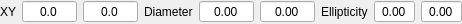
<?xml version="1.0" encoding="UTF-8"?>
<ui version="4.0">
 <class>distorted_donut_selector</class>
 <widget class="QWidget" name="distorted_donut_selector">
  <property name="geometry">
   <rect>
    <x>0</x>
    <y>0</y>
    <width>456</width>
    <height>24</height>
   </rect>
  </property>
  <property name="windowTitle">
   <string>Form</string>
  </property>
  <layout class="QHBoxLayout" name="horizontalLayout">
   <property name="leftMargin">
    <number>0</number>
   </property>
   <property name="topMargin">
    <number>0</number>
   </property>
   <property name="rightMargin">
    <number>0</number>
   </property>
   <property name="bottomMargin">
    <number>0</number>
   </property>
   <item>
    <widget class="QLabel" name="label">
     <property name="text">
      <string>XY</string>
     </property>
    </widget>
   </item>
   <item>
    <widget class="QDoubleSpinBox" name="x_center">
     <property name="alignment">
      <set>Qt::AlignCenter</set>
     </property>
     <property name="buttonSymbols">
      <enum>QAbstractSpinBox::NoButtons</enum>
     </property>
     <property name="decimals">
      <number>1</number>
     </property>
     <property name="maximum">
      <double>10000.000000000000000</double>
     </property>
     <property name="singleStep">
      <double>0.500000000000000</double>
     </property>
    </widget>
   </item>
   <item>
    <widget class="QDoubleSpinBox" name="y_center">
     <property name="alignment">
      <set>Qt::AlignCenter</set>
     </property>
     <property name="buttonSymbols">
      <enum>QAbstractSpinBox::NoButtons</enum>
     </property>
     <property name="decimals">
      <number>1</number>
     </property>
     <property name="maximum">
      <double>10000.000000000000000</double>
     </property>
     <property name="singleStep">
      <double>0.500000000000000</double>
     </property>
    </widget>
   </item>
   <item>
    <widget class="QLabel" name="label_2">
     <property name="text">
      <string>Diameter</string>
     </property>
    </widget>
   </item>
   <item>
    <widget class="QDoubleSpinBox" name="inner_diameter">
     <property name="alignment">
      <set>Qt::AlignCenter</set>
     </property>
     <property name="buttonSymbols">
      <enum>QAbstractSpinBox::NoButtons</enum>
     </property>
     <property name="maximum">
      <double>9999.989999999999782</double>
     </property>
    </widget>
   </item>
   <item>
    <widget class="QDoubleSpinBox" name="outer_diameter">
     <property name="alignment">
      <set>Qt::AlignCenter</set>
     </property>
     <property name="buttonSymbols">
      <enum>QAbstractSpinBox::NoButtons</enum>
     </property>
     <property name="maximum">
      <double>9999.989999999999782</double>
     </property>
    </widget>
   </item>
   <item>
    <widget class="QLabel" name="label_3">
     <property name="text">
      <string>Ellipticity</string>
     </property>
    </widget>
   </item>
   <item>
    <widget class="QDoubleSpinBox" name="ellipticity_e">
     <property name="alignment">
      <set>Qt::AlignCenter</set>
     </property>
     <property name="buttonSymbols">
      <enum>QAbstractSpinBox::NoButtons</enum>
     </property>
     <property name="maximum">
      <double>99.000000000000000</double>
     </property>
     <property name="singleStep">
      <double>0.010000000000000</double>
     </property>
    </widget>
   </item>
   <item>
    <widget class="QDoubleSpinBox" name="ellipticity_f">
     <property name="alignment">
      <set>Qt::AlignCenter</set>
     </property>
     <property name="buttonSymbols">
      <enum>QAbstractSpinBox::NoButtons</enum>
     </property>
     <property name="maximum">
      <double>99.000000000000000</double>
     </property>
     <property name="singleStep">
      <double>0.010000000000000</double>
     </property>
    </widget>
   </item>
  </layout>
 </widget>
 <resources/>
 <connections/>
</ui>
